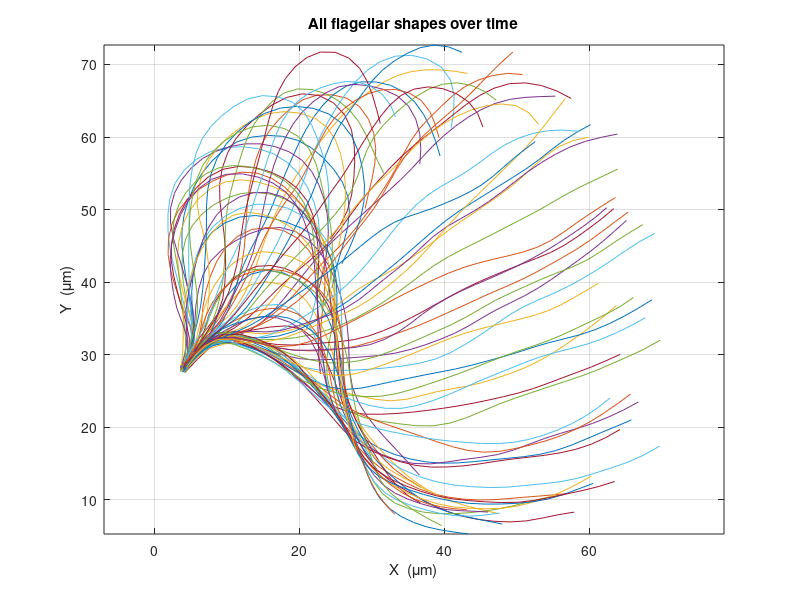
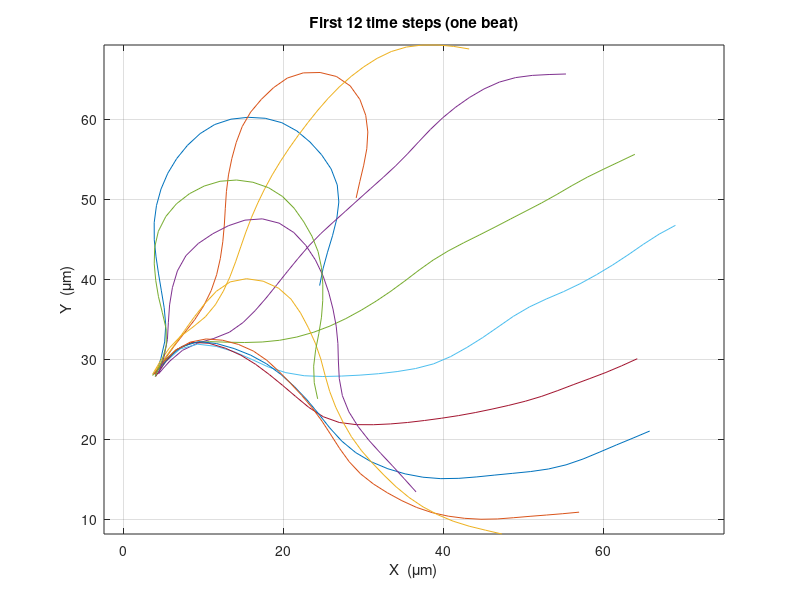
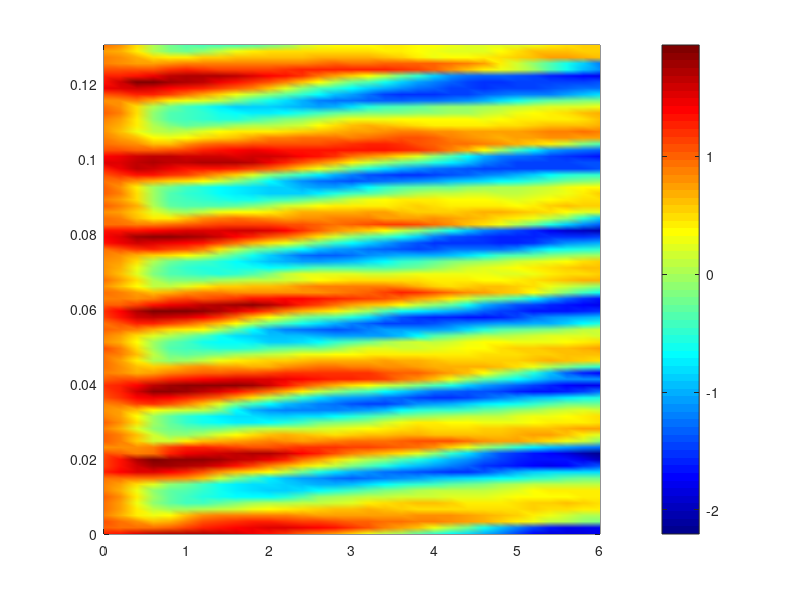

Here is the MATLAB script that generated these plots, in order: (Note: this script raises an error after producing the figures.)
%% Part 1

clear; clc; close all;
load('fluidE.mat');

[m,n] = size(XX);
% m = Number of points along the flagellum we tracked.
% n = number of frames(time steps) recorded

disp('Data:');
disp(['Number of spatial points: ', num2str(m)]);
disp(['Number of time points: ', num2str(n)]);
disp(['Space scale (\mum): ', num2str(space_scale)]);
disp(['Time scale (seconds): ', num2str(time_scale)]);

%All time steps.
figure; clf;
for i = 1:n
    plot(XX(:,i), YY(:,i));
    hold on;
end
hold off;
axis equal;
grid on;
xlabel('X  (\mum)');
ylabel('Y  (\mum)');
title('All flagellar shapes over time');

% Plot first few time steps
figure; clf;
for i = 1:12
    plot(XX(:,i), YY(:,i));
    hold on;
end
hold off;
axis equal;  % Make sure  x and y scales match, So that flagellar curvature isn't distored.
grid on;
xlabel('X  (\mum)');
ylabel('Y  (\mum)');
title('First 12 time steps (one beat)');

%% Part 2

phi = zeros(m-1, n); 
for i = 1:80 
    dx = diff(XX(:,i));  % [x2-x1, ..., x32-x31] at time i
    dy = diff(YY(:,i));
    phi(:,i) = atan2(dy, dx);  % Store column i
end

%unwrap angles.
phi_unwrapped = zeros(size(phi)); 
for i = 1:80
    phi_unwrapped(:,i) = unwrap(phi(:,i));
end

%Physical axes
delta_s = space_scale; % Distance between two adjacent points
delta_t = time_scale;  % Time between frames

% s = [0*space_scale, 1*space_scale, 2*space_scale, ...]
s = (0:size(phi_unwrapped,1)-1)' * delta_s; % Position where phi is defined.
t = (0:n-1)' * delta_t; % When phi is calculated       

%disp('Unwrapped tangent-angle matrix φ (rows = s_j, cols = t_i):');
%disp(phi_unwrapped);

figure; clf;
h = pcolor(s, t, phi_unwrapped');
shading interp;
colormap(jet);
cb = colorbar;
cb.Label.Interpreter = 'latex';
cb.Label.String = '$\phi\;(\!^\circ)$';
cb.Label.FontSize = 12;
cb.Ticks = [-pi, -pi/2, 0, pi/2, pi];
cb.TickLabels  = {'-180\circ','-90\circ','0\circ','90\circ','180\circ'};
xlabel('s (\mum): position along the flagellum', 'FontSize', 12);
ylabel('t (s): time','FontSize', 12);
title('Kymograph of Flagellar Tangent Angles $\phi(s,t)$', 'Interpreter','latex','FontSize',14);
axis tight;
grid off;

%% Part 3:
phi_mean = mean(phi_unwrapped, 2);
demean_phi = phi_unwrapped - phi_mean;
[U,S,V] = svd(demean_phi, 'econ');

% Plot the first 4 shape modes
figure; clf; hold on;
for k = 1:4
    plot(U(:,k), 'DisplayName', ['Mode ', num2str(k)]);
end
title('First 4 Shape Modes');
xlabel('Positions s_j along the flagellum');
ylabel('u_k(j)');
legend show;
hold off;

% Plot the first 4 temporal modes
figure; clf; hold on;
for k = 1:4
    plot(V(:,k), 'DisplayName', ['Mode ', num2str(k)]);
end
title('First 4 Temporal Modes');
xlabel('t_i');
ylabel('v_k');
legend show;
hold off;

s = diag(S);
figure;
plot(cumsum(s.^2)./sum(s.^2), 'bo-', 'MarkerFaceColor','b','MarkerSize',6);
xlabel('kth Singular Value');
ylabel('% Information Retained');
title('Strength of Singular Values');

%print retained variance
retained =cumsum(s.^2)./sum(s.^2);
fprintf('Two‐mode variance retained: %.2f%%\n', retained(2)*100);


%% Part 4: 

V_1 = S(1,1) * V(:,1);
V_2 = S(2,2) * V(:,2);
figure;
plot(V_1, V_2, '.','MarkerFacecolor','r','Markersize', 10);
hold on;
hold off;
xlabel('V_1');
ylabel('V_2 ');
title('V_1 vs V_2');
axis equal;
grid on;
hold on;

theta = unwrap(atan2(V_2, V_1));
LstSqr_1 = [cos(theta) sin(theta)];
Soln = (LstSqr_1' * LstSqr_1)\ (LstSqr_1' * V_1);
A_1 = Soln(1,1);
B_1 = Soln(2,1);
LstSqr_2 = [cos(theta) sin(theta)];
Soln_2 = (LstSqr_2' * LstSqr_2) \ (LstSqr_2' * V_2);
A_2 = Soln_2(1,1);
B_2 = Soln_2(2,1);
V_1_fit = A_1 * cos(theta) + B_1 * sin(theta);
V_2_fit = A_2 * cos(theta) + B_2 * sin(theta);
plot(V_1_fit, V_2_fit, 'g-', 'LineWidth', 2);
legend('Original Data','Least Squares Approximation')
hold off;


p = polyfit(t, theta, 1);        % fit theta = p(1)*t + p(2)
omega = p(1);                    % rad/s
frequency = omega / (2*pi);      % Hz
T = 1 / frequency;               % seconds

fprintf('Estimated beat period = %.4f s (%.1f Hz)\n', T, frequency);


%% Part 5:
phi_recon = zeros(size(phi_unwrapped));
for i = 1:size(phi_unwrapped, 2)
    phi_recon(:,i) = phi_mean + V_1_fit(i) * U(:,1) + V_2_fit(i) * U(:,2);
end

X_recon = zeros(m, n);
Y_recon = zeros(m, n);
figure;
for i = 1:12
    % Original positions
    x_og = zeros(m, 1);
    y_og = zeros(m, 1);
    for j = 2:m
        x_og(j) = x_og(j-1) + space_scale * cos(phi_unwrapped(j-1, i));
        y_og(j) = y_og(j-1) + space_scale * sin(phi_unwrapped(j-1, i));
    end
    
    % Reconstructed positions
    x_recon = zeros(m, 1);
    y_recon = zeros(m, 1);
    for j = 2:m
        x_recon(j) = x_recon(j-1) + space_scale * cos(phi_recon(j-1, i));
        y_recon(j) = y_recon(j-1) + space_scale * sin(phi_recon(j-1, i));
    end
    
    plot(x_og, y_og, 'b-');
    hold on;
    plot(x_recon, y_recon, 'r--');
end
hold off;
xlabel('X');
ylabel('Y');
title('Original vs Reconstructed Shapes');
legend('Original', 'Reconstructed');
axis equal;
grid on;
